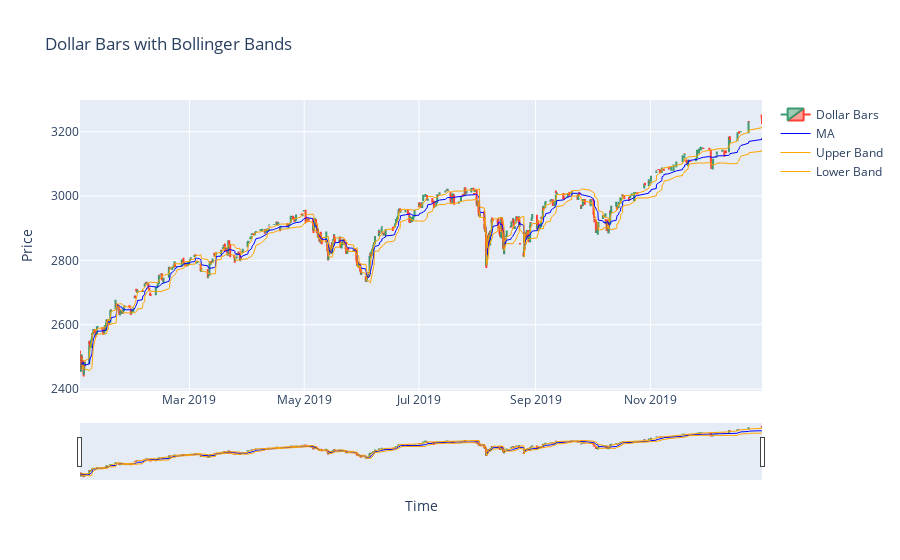

The code cell stored with this chart in its notebook:
### Markdown cell above
### 3. Bollinger Bands

### Code cell
ma, b_upper, b_lower = get_bollinger_bands(dollar_bars, 1)
fig = go.Figure(
    data=[go.Candlestick(x=dollar_bars[:, 0], open=dollar_bars[:, 1],
                         high=dollar_bars[:, 2], low=dollar_bars[:, 3], close=dollar_bars[:, 4], name='Dollar Bars')]
).update_layout(xaxis_title="Time", yaxis_title="Price", title="Dollar Bars with Bollinger Bands")
fig.add_trace(go.Scatter(x=dollar_bars[:, 0], y=ma, line=dict(color="blue", width=1), name='MA'))
fig.add_trace(go.Scatter(x=dollar_bars[:, 0], y=b_upper, line=dict(color="orange", width=1), name='Upper Band'))
fig.add_trace(go.Scatter(x=dollar_bars[:, 0], y=b_lower, line=dict(color="orange", width=1), name='Lower Band'))
fig.show()

### Figure 1 — Plotly figure (JSON) as saved in the notebook; plotly's stock layout.template omitted (floating-point values rounded to 4 significant figures; data arrays with more than 128 entries replaced by an {"elided": "..."} marker saying what was removed)
{"data": [{"close": {"elided": "1236 float values"}, "high": {"elided": "1236 float values"}, "low": {"elided": "1236 float values"}, "name": "Dollar Bars", "open": {"elided": "1236 float values"}, "type": "candlestick", "x": {"elided": "1236 str values"}}, {"line": {"color": "blue", "width": 1}, "name": "MA", "type": "scatter", "x": {"elided": "1236 str values"}, "y": {"elided": "1236 float values"}}, {"line": {"color": "orange", "width": 1}, "name": "Upper Band", "type": "scatter", "x": {"elided": "1236 str values"}, "y": {"elided": "1236 float values"}}, {"line": {"color": "orange", "width": 1}, "name": "Lower Band", "type": "scatter", "x": {"elided": "1236 str values"}, "y": {"elided": "1236 float values"}}], "layout": {"title": {"text": "Dollar Bars with Bollinger Bands"}, "xaxis": {"title": {"text": "Time"}}, "yaxis": {"title": {"text": "Price"}}}}
